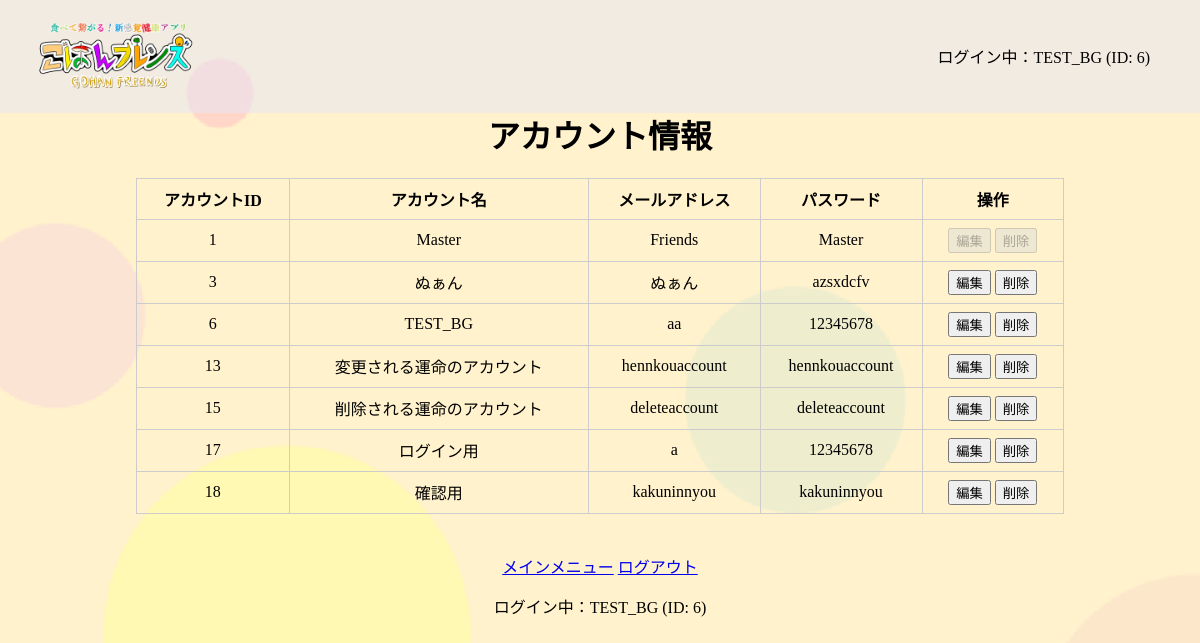
Before: /master/account_look (signed in) with the older database file.
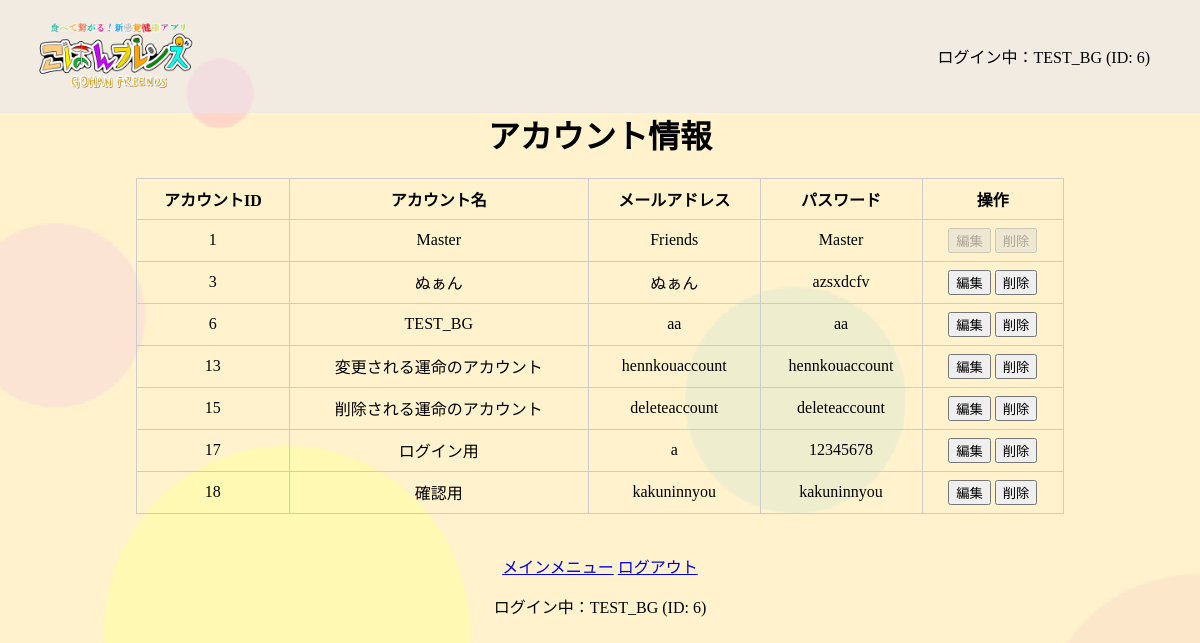
After: the same page with the newer database file.
### tables this page shows
CREATE TABLE ACCOUNT (
                        ACCOUNT_ID INTEGER PRIMARY KEY AUTOINCREMENT,
                        ACCOUNT_NAME TEXT NOT NULL,
                        MAIL TEXT NOT NULL,
                        PASS TEXT NOT NULL
                    );

### app.py (the view)
@app.route('/master/account_look')
def account_look():
    if 'account_name' in session:
        conn = get_db()
        cur = conn.cursor()
        cur.execute("SELECT ACCOUNT_ID, ACCOUNT_NAME, MAIL, PASS FROM ACCOUNT")
        accounts = cur.fetchall()  # アカウント情報のリストを取得
        cur.close()
        conn.close()
        return render_template('master/account_look.html', accounts=accounts)  # 引数がシンプルになった

### app.py (called while the page is built)
def get_db():
    conn = sqlite3.connect(DATABASE)
    return conn

@app.context_processor
def inject_account_info():
    return {
        'account_name': session.get('account_name'),
        'account_id': session.get('account_id')
    }

### templates/master/account_look.html (shortened to what this page needs)
{% extends 'base.html' %}
{% block content %}
    <link rel="stylesheet" href="{{ url_for('static', filename='css/account_look.css') }}">
    <br><br><br><br>
    <h1 class="txtcenter">アカウント情報</h1>
    <div class="table-container">
        <table>
            <tr>
                <th>アカウントID</th>
                <th>アカウント名</th>
                <th>メールアドレス</th>
                <th>パスワード</th>
                <th>操作</th>
            </tr>
            {% for account in accounts %}
            <tr>
                <td>{{ account[0] }}</td>
                <td data-original="{{ account[1] }}">{{ account[1] }}</td>
                <td data-original="{{ account[2] }}">{{ account[2] }}</td>
                <td data-original="{{ account[3] }}">{{ account[3] }}</td>
                <td>
                    {% if account[0] == 1 %}
                        <button class="edit-button" type="button" disabled>編集</button>
                        <button class="delete-button" type="button" disabled>削除</button>
                    {% else %}
                        <button class="edit-button" type="button" onclick="editRow(this.parentElement.parentElement)">編集</button>
                        <button class="delete-button" type="button" onclick="showDeleteConfirmation(this.parentElement.parentElement)">削除</button>
                    {% endif %}
                </td>
            </tr>
            {% endfor %}
        </table>
    </div>
    <div class="txtcenter">
    <a href="{{ url_for('mainmenu') }}">メインメニュー</a>
    <a href="{{ url_for('logout') }}">ログアウト</a>
    <p>ログイン中：{{ account_name }} (ID: {{ account_id }})</p>
    </div>
{% endblock %}

### templates/base.html (shortened to what this page needs)
<!DOCTYPE html>
<html lang="ja">
<head>
    <link rel="stylesheet" href="../static/css/style.css">
</head>
<body background="{{ url_for('static', filename='img/background.png') }}" class="kabegami">
    <header class="clearfix">
        <img src="{{ url_for('static', filename='img/title.png') }}" class="header_logo">
    </header>
    <main>
        <div class="container">
            <p>ログイン中：{{ account_name }} (ID: {{ account_id }})</p>
        </div>
        {% block content %}{% endblock %}
    </main>
</body>
</html>

### static/css/style.css (style rules this page uses)
html, body { margin: 0; padding: 0; box-sizing: border-box; height: 100%; overflow: hidden; }
.kabegami { background-size: cover; }
header { display: flex; align-items: center; background-color: rgb(230,230,250,0.5); }
.header_logo { width: 200px; margin-left: 20px; margin-right: 20px; }
.clearfix::after { content: ""; clear: both; display: table; }
.container { display: flex; justify-content: right; align-items: center; height: 100%; padding-right: 10px; margin-top: -85px; margin-right:40px; }

### static/css/account_look.css (style rules this page uses)
body { height: 100%; }
.kabegami { background-size: cover; }
.container { display: flex; justify-content: right; align-items: center; height: 100%; padding-right: 10px; margin-top: -85px; margin-right: 40px; }
.txtcenter { margin-top:40px; text-align: center; }
.table-container { display: flex; justify-content: center; margin: 20px; }
table { border-collapse: collapse; width: 80%; }
th, td { border: 1px solid #ccc; padding: 8px; text-align: center; }
header { display: flex; align-items: center; background-color: rgb(230,230,250,0.5); }
.header_logo { width: 200px; margin-left: 20px; margin-right: 20px; }
.clearfix::after { content: ""; clear: both; display: table; }
html, body { margin: 0; padding: 0; box-sizing: border-box; }

Changed rows visible on the page:
changed ACCOUNT "TEST_BG": PASS "12345678" → "aa"
